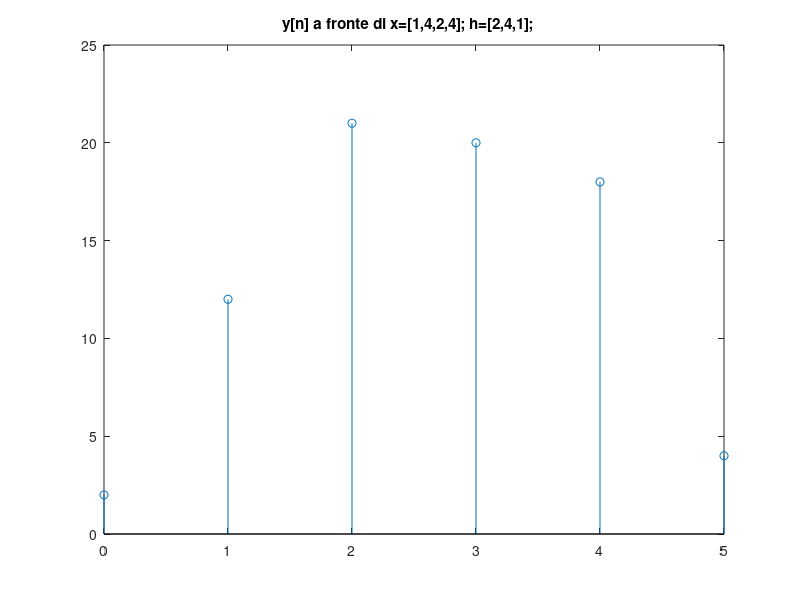

MATLAB code for this plot: (Note: this script raises an error after producing the figure.)
 % SEGNALI E SISTEMI
% Laboratorio Matlab (24/05/2023)

% Initialization
% Clear the workspace
clear
% Close all the windows
close all
clc

% ***************
% * ESERCIZIO 1 *
% ***************
fprintf("CONVOLUZIONI A TEMPO DISCRETO\n")
%-------------------------------------------------------------------------
fprintf('\nES1 Punto 1\n\n');
%-------------------------------------------------------------------------
x=[1,4,2,4];    % ingresso
h=[2,4,1];      % risposta all'impulso
y=conv(x,h);    % calcolo dell'uscita tramite concoluzione

figure(1), set(1, 'WindowStyle', 'docked');
stem([0:length(x)+length(h)-2],y);  % rappresento l'uscita
title('y[n] a fronte di x=[1,4,2,4]; h=[2,4,1];   ');

fprintf("\npremere un tasto per continuare")
pause; 
clc
close all

% ***************
% * ESERCIZIO 2 *
% ***************
fprintf("EQUAZIONI ALLE DIFFERENZE\n")
%-------------------------------------------------------------------------
fprintf('\nES2 Punto 1\n\n');
%-------------------------------------------------------------------------
a = 0.9;
N = 100;
nn = 0:N;

% 1.a
delta = nn==0;
h = myfiltroIIRes1(a,delta);
figure(1), set(1, 'WindowStyle', 'docked');
stem(nn(1:25),h(1:25)), title('h[n]');

df = .001;
f = -1/2:df:1/2;
E = zeros(length(nn),length(f));
for k = 1:length(f)
    E(:,k) = exp(-1i*2*pi*f(k)*nn);
end
H = h*E;

figure(2), set(2, 'WindowStyle', 'docked'); 
plot(f,abs(H)), title('|H(f)|')

figure(3), set(3, 'WindowStyle', 'docked');
plot(f,angle(H),'r'), title('<H(f)')

fprintf("\npremere un tasto per continuare")
pause; 
clc
close all

%-------------------------------------------------------------------------
fprintf('\nES2 Punto 2 \n\n');
%-------------------------------------------------------------------------

fvec = [1/4 1/5 1/10 1/20]; % in [-1/2,1/2] or add fvec = mod(fvec+.5,1)+.5;
xi = zeros(length(fvec),length(nn));
z=1; 
for fi = fvec
    xi = sin(2*pi*fi*nn);
    yi = myfiltroIIRes1(a,xi);
    figure(z), set(z,'WindowStyle', 'docked');  stem(nn,yi), title(sprintf('f_i = %.2f',fi)), hold on
    H_fi = H(uint32((fi+0.5)/df)+1);
    plot(nn,abs(H_fi)*sin(2*pi*fi*nn+angle(H_fi)),'r--','Linewidth',1.5);
    z=z+1;
end

fprintf("\npremere un tasto per continuare")
pause; 
clc
close all

% ***************
% * ESERCIZIO 3 *
% ***************
fprintf("CONCATENZAZIONE SERIE\n")
%-------------------------------------------------------------------------
fprintf('\nES3 Punto 1 \n\n');
%-------------------------------------------------------------------------
% 2.c
N = 100;
nn = 0:N;

a = 0.5; b = 0.1;
h1 = a.^nn; h2 = b.^nn;

delta = nn==0;
h = myfiltroIIRes2(a,b,delta);
figure, stem(nn,h), title('h[n] (filtro II ordine)');

hconv = conv(h1,h2); hconv = hconv(1:N+1);
figure, stem(nn,hconv), title('h_{conv}[n] (convoluzione)');

fprintf('Energia dell''errore tra le due risposte all''impulso: %e\n',sum((hconv-h).^2));

x1 = cos(3*pi*nn/8);
x2 = cos(pi*nn);
y1 = myfiltroIIRes2(a,b,x1);
y2 = myfiltroIIRes2(a,b,x2);
y1conv = conv(x1,hconv); y1conv = y1conv(1:N+1);
y2conv = conv(x2,hconv); y2conv = y2conv(1:N+1);
figure, stem(nn,y1), title('y_1[n] (filtro II ordine)')
figure, stem(nn,y2), title('y_2[n] (filtro II ordine)')
figure, stem(nn,y1conv), title('y_{1;conv}[n] (convoluzione)')
figure, stem(nn,y2conv), title('y_{2;conv}[n] (convoluzione)')

% CLEAR
clear
close all


% ***************
% * ESERCIZIO 4 *
% ***************
fprintf("FILTRI PASSA-BASSO NUMERICI\n")
% Filtro FIR

N = 100;
nn = 0:N;

delta = nn==0;
b = [-0.0652 -0.0378 0.0599 0.4093 0.4824 0.4093...
    0.2354 0.0599 -0.0378 -0.0652];
h = myfiltroFIRes3(b,delta);
figure(1), stem(nn(1:25),h(1:25)), title('h[n]');

df = .001;
f = -1/2:df:1/2;
E = zeros(length(nn),length(f));
for k = 1:length(f)
    E(:,k) = exp(-1i*2*pi*f(k)*nn);
end
HFIR = h*E;
figure(2), plot(f,abs(HFIR)), title('|HFIR(f)|')
figure(3), plot(f,angle(HFIR),'r'), title('<HFIR(f)')

% Filtro IIR

b1 = [1 2 1];
a = [1 -0.377936 0.460234];
G = 0.270574;
h = myfiltroIIRes3(a,b1,G,delta);
figure(6), stem(nn(1:25),h(1:25)), title('h[n]');

HIIR = h*E;
figure(7), plot(f,abs(HIIR)), title('|HIIR(f)|')
figure(8), plot(f,angle(HIIR),'r'), title('<HIIR(f)')
